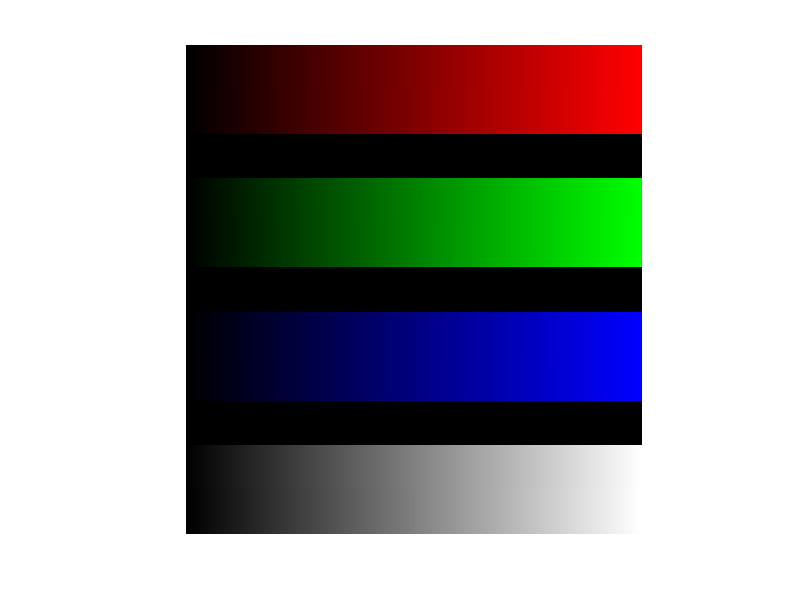
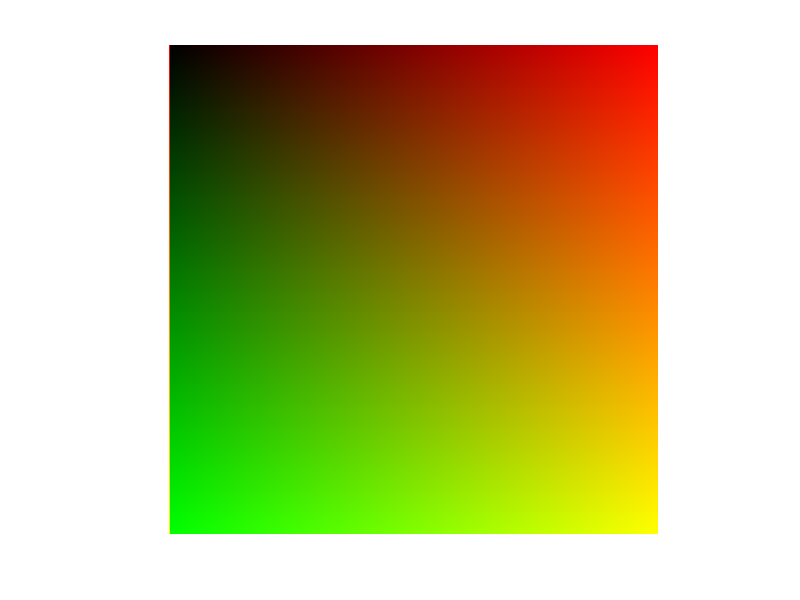
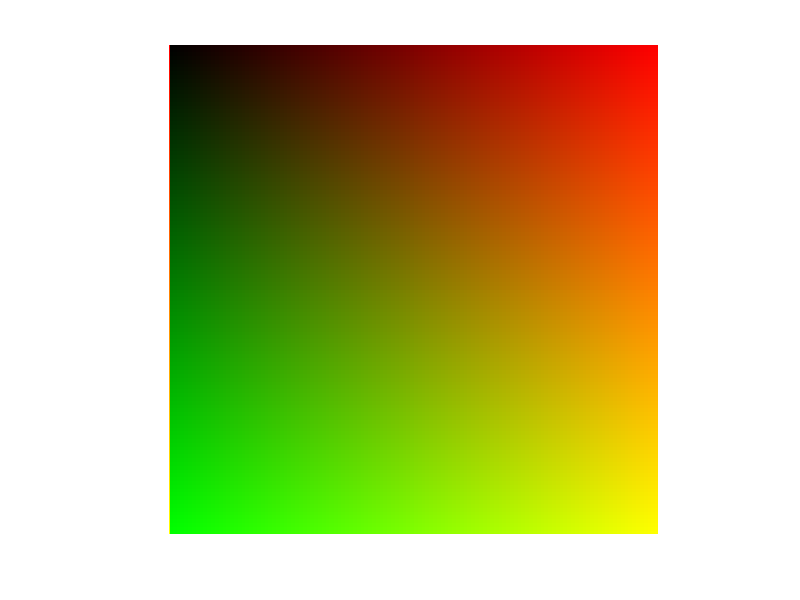

These figures' MATLAB source, in order:
% 1. Gradient składowych R,G,B
clear;

BitDepth=7;
mnoznik=(2^BitDepth-1)/255;

figure(1)
clf
rows = 100;
columns = 1024;
obrazek=uint8(zeros(rows*11,columns,3));

ramp0 = uint8(linspace(0, 255, columns));
ramp = repmat(ramp0, [rows*2, 1]);

obrazek(1:rows*2,1:columns,1)=ramp; % red
obrazek(rows*3+1:rows*5,1:columns,2)=ramp; % green
obrazek(rows*6+1:rows*8,1:columns,3)=ramp; % blue

obrazek(rows*9+1:rows*11,1:columns,1)=ramp; % white
obrazek(rows*9+1:rows*11,1:columns,2)=ramp; % whote
obrazek(rows*9+1:rows*11,1:columns,3)=ramp; % white

obrazek([rows*1:rows*2 rows*4:rows*5 rows*7:rows*8 rows*10:rows*11],1:columns,:)=round(obrazek([rows*1:rows*2 rows*4:rows*5 rows*7:rows*8 rows*10:rows*11],1:columns,:)*mnoznik)/mnoznik;

imshow(obrazek,'InitialMagnification',100);
%%

% 2. Przejścia tonalne zielony-żółty-czerwony
N=4;
obrazek2=uint8(zeros(256*N,256*N,3));
ramp2=uint8(linspace(0,255,256*N));
obrazek2(:,:,1)=repmat(ramp2,[256*N,1]);
obrazek2(:,:,2)=repmat(ramp2',[1,256*N]);

mnoznik=(2^BitDepth-1)/255;
obrazek3=round(obrazek2*mnoznik)/mnoznik;

figure(2)
imshow(obrazek2,'InitialMagnification',100);
figure(3)
imshow(obrazek3,'InitialMagnification',100);